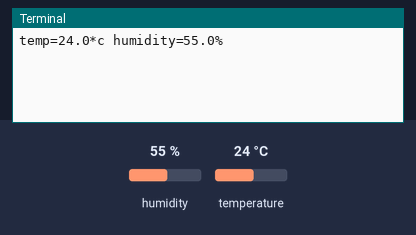
Bench run of a program on a simulated Raspberry Pi (BCM pin numbers). Parts: the last lines printed to the terminal. The inputs (shaded band) are chosen by the test bench; at power-on: humidity 55 %, temperature 24 °C.

Above: at 3.2 s.
3.3 s: humidity set to 22 %
At 6.0 s:
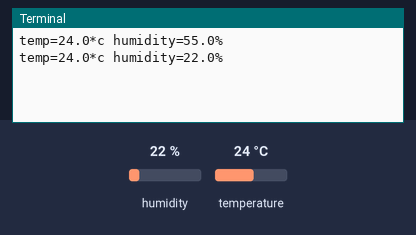
6.7 s: temperature set to 12 °C
At 8.8 s:
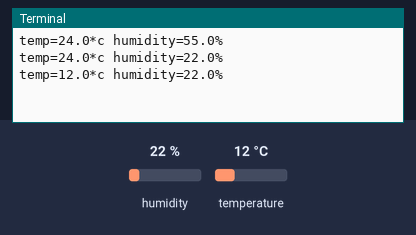
10.1 s: humidity set to 40 %
At 10.5 s:
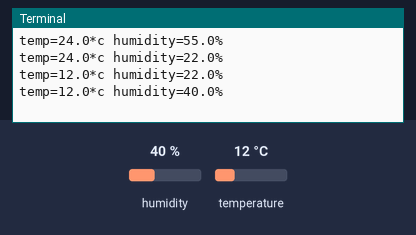
Timing chart, 0 to 13.1 s (numbered marks = the images above; inputs shaded):
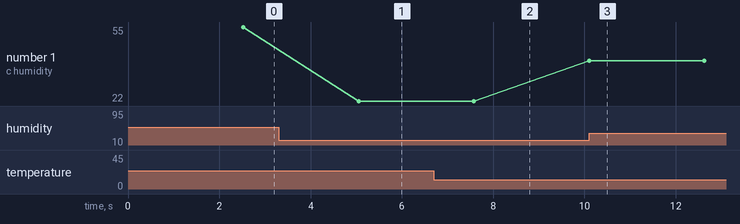

Measured:
- after the input at 3.3 s, the terminal: prints a new line after 1.8 s (image 1)
- after the input at 6.7 s, the terminal: prints a new line after 0.88 s (image 2)
- after the input at 10.1 s, the terminal: prints a new line at once (image 3)
- plotted number 1: 55 → 22 after the input at 3.3 s, 22 → 40 after the input at 10.1 s

The program:

dht11.py
```python
import time
import Adafruit_DHT


sensor_name=Adafruit_DHT.DHT11
sensor_pin=17
time.sleep(2)
while 1:
    humidity,temperature= Adafruit_DHT.read_retry(sensor_name,sensor_pin)
    print("temp={0:0.1f}*c humidity={1:0.1f}%".format(temperature,humidity))
    time.sleep(2)
```
